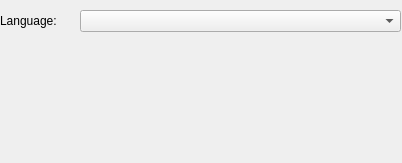
<ui version="4.0" >
 <class>SystemGeneral</class>
 <widget class="QWidget" name="SystemGeneral" >
  <property name="geometry" >
   <rect>
    <x>0</x>
    <y>0</y>
    <width>402</width>
    <height>163</height>
   </rect>
  </property>
  <property name="windowTitle" >
   <string>Form</string>
  </property>
  <widget class="QLabel" name="label" >
   <property name="enabled" >
    <bool>true</bool>
   </property>
   <property name="geometry" >
    <rect>
     <x>0</x>
     <y>10</y>
     <width>75</width>
     <height>22</height>
    </rect>
   </property>
   <property name="text" >
    <string>Language:</string>
   </property>
  </widget>
  <widget class="QComboBox" name="langsBox" >
   <property name="enabled" >
    <bool>true</bool>
   </property>
   <property name="geometry" >
    <rect>
     <x>80</x>
     <y>10</y>
     <width>321</width>
     <height>22</height>
    </rect>
   </property>
  </widget>
 </widget>
 <resources/>
 <connections/>
</ui>
